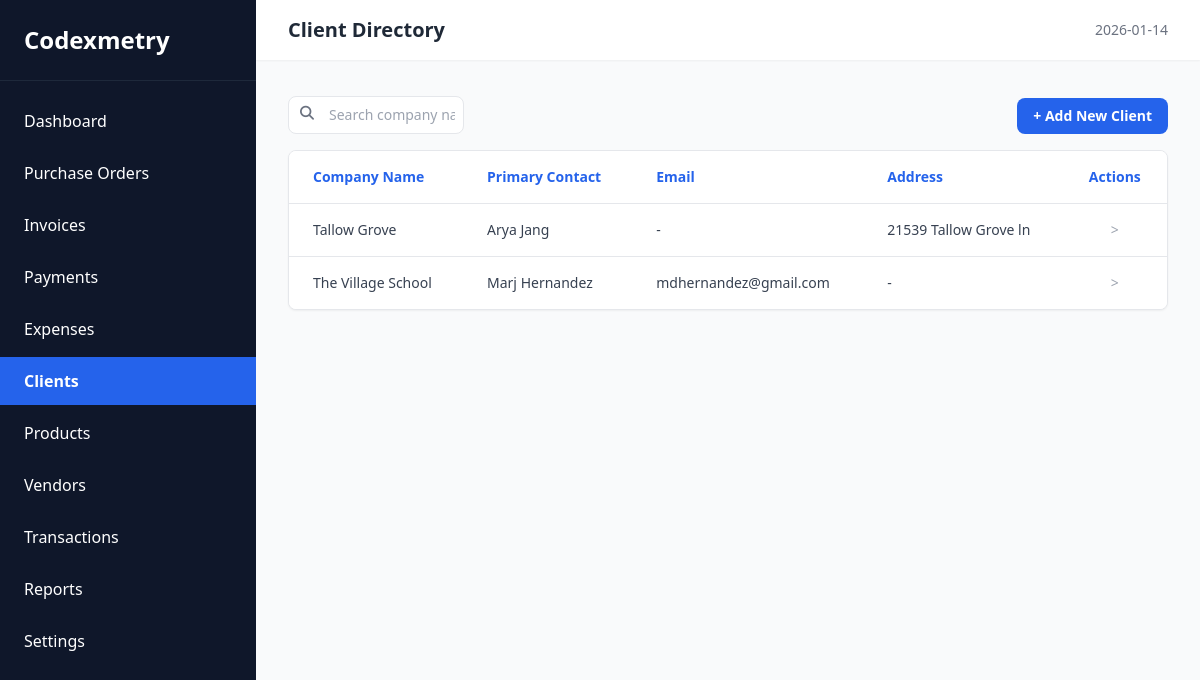
The app's page /clients with its own data.
### tables this page shows
CREATE TABLE client_contacts (
    id INTEGER PRIMARY KEY AUTOINCREMENT,
    client_id INTEGER,
    first_name TEXT,
    last_name TEXT,
    email TEXT,
    FOREIGN KEY (client_id) REFERENCES clients(id) ON DELETE CASCADE
);

CREATE TABLE clients (
    id INTEGER PRIMARY KEY AUTOINCREMENT,
    company_name TEXT NOT NULL,
    address TEXT,
    is_active INTEGER DEFAULT 1
);

### app.py (the view)
@app.route('/clients')
def clients():
    search_query = request.args.get('search', '')
    if search_query:
        client_data = read_db(table_name='clients', where_clause="company_name LIKE ?", args=(f"%{search_query}%",))
    else:
        client_data = get_clients_with_contacts()
    context = {
        "clients": client_data,
        "search_query": search_query
    }
    if request.headers.get('HX-Request'):
        return render_template('partials/client_table.html', **context)
    return render_template('clients.html', clients=client_data)

### app.py (called while the page is built)
@app.teardown_appcontext
def close_connection(exception):
    db = getattr(g, '_database', None)
    if db is not None:
        db.close()

@app.context_processor
def inject_metadata():
    metadata_raw = read_db(table_name='settings_metadata', active_only=False, id=1, one=True)
    metadata = dict(metadata_raw) if metadata_raw else None
    if metadata:
        tz = metadata.get('timezone', 'America/Chicago')
    else:
        tz = 'America/Chicago'
    now = datetime.now(ZoneInfo(tz))
    return dict(metadata=metadata, now=now)

### database.py (called while the page is built)
def get_db():
    db = getattr(g, '_database', None)
    if db is None:
        db_path = current_app.config['DATABASE']
        db_dir = os.path.dirname(db_path)
        if not os.path.exists(db_dir):
            os.makedirs(db_dir, exist_ok=True)
        db = g._database = sqlite3.connect(db_path)
        db.row_factory = sqlite3.Row
        db.execute('PRAGMA foreign_keys = ON;')
    return db

def read_db(table_name, active_only=True, id=None, where_clause=None, args=(), one=False):
    db = get_db()
    query = f"SELECT * FROM {table_name}"
    conditions = []
    params = list(args)
    if active_only:
        conditions.append("is_active = 1")
    if id:
        conditions.append("id = ?")
        params.append(id)
        one = True
    if where_clause:
        conditions.append(where_clause)
    if conditions:
        query += " WHERE " + " AND ".join(conditions)
    cur = db.execute(query, params)
    rv = cur.fetchall()
    return (rv[0] if rv else None) if one else rv

def get_clients_with_contacts():
    db = get_db()
    sql = """
        SELECT
            c.id,
            c.company_name,
            c.address,
            cc.first_name,
            cc.last_name,
            cc.email
        FROM clients c
        LEFT JOIN client_contacts cc ON cc.id = (
            SELECT id FROM client_contacts
            WHERE client_id = c.id
            LIMIT 1
        )
        WHERE c.is_active = 1
        ORDER BY c.company_name ASC
    """
    return db.execute(sql).fetchall()

### templates/clients.html
{% extends 'layout.html' %}
{% block title %}Client Directory{% endblock %}
{% block content %}
<div class="max-w-6xl mx-auto">
    <div class="flex justify-between items-end mb-4">
        <div class="relative w-1/5">
            <span class="absolute inset-y-0 left-0 pl-3 flex items-center text-gray-500">
                <i class="fa-solid fa-magnifying-glass text-sm"></i>
            </span>
            <input type="text"
                   name="search"
                   value="{{ search }}"
                   placeholder="Search company name..."
                   class="mt-1 block text-sm w-full border rounded-lg pl-10 p-2"
                   hx-get="/clients"
                   hx-trigger="keyup changed delay:300ms"
                   hx-target="#client-table-container"
                   hx-push-url="true">
        </div>
        <a href="/clients/add" class="bg-blue-600 text-white px-4 py-2 rounded-lg text-sm font-bold hover:bg-blue-700 transition-colors">
            + Add New Client
        </a>
    </div>
    <div id="client-table-container" class="bg-white rounded-lg shadow-sm border border-gray-200 overflow-hidden">
        {% include 'partials/client_table.html' %}
    </div>
</div>
{% endblock %}

### templates/partials/client_table.html (shortened to what this page needs)
<table class="min-w-full divide-y divide-gray-200">
    <thead class="bg-white">
        <tr>
            <th scope="col" class="px-6 py-4 text-left text-sm font-bold text-blue-600">Company Name</th>
            <th scope="col" class="px-6 py-4 text-left text-sm font-bold text-blue-600">Primary Contact</th>
            <th scope="col" class="px-6 py-4 text-left text-sm font-bold text-blue-600">Email</th>
            <th scope="col" class="px-6 py-4 text-left text-sm font-bold text-blue-600">Address</th>
            <th scope="col" class="px-6 py-4 text-center text-sm font-bold text-blue-600">Actions</th>
        </tr>
    </thead>
    <tbody class="bg-white divide-y divide-gray-200">
        {% for client in clients %}
        <tr class="hover:bg-blue-50/50 transition-colors cursor-pointer" onclick="window.location='/clients/view/{{ client.id }}'">
            <td class="px-6 py-4 whitespace-nowrap">
                <div class="text-sm font-medium text-gray-700">{{ client.company_name }}</div>
            </td>
            <td class="px-6 py-4 whitespace-nowrap text-sm text-gray-700">
                {% if client.first_name %}
                    {{ client.first_name }} {{ client.last_name }}
                {% else %}
                    <span class="text-gray-400 italic">No contact</span>
                {% endif %}
            </td>
            <td class="px-6 py-4 whitespace-nowrap text-sm text-gray-700">
                {{ client.email or '-' }}
            </td>
            <td class="px-6 py-4 whitespace-nowrap text-sm text-gray-700">
                <span class="truncate block max-w-xs">{{ client.address or '-' }}</span>
            </td>
            <td class="px-6 py-4 whitespace-nowrap text-center text-sm font-medium">
                <button class="text-gray-400 hover:text-blue-600 transition-colors">
                >
                </button>
            </td>
        </tr>
        {% endfor %}
    </tbody>
</table>

### records on screen
client_contacts: company_name "Tallow Grove", first_name "Arya", last_name "Jang", email "-", address "21539 Tallow Grove ln"
client_contacts: company_name "The Village School", first_name "Marj", last_name "Hernandez", email "mdhernandez@gmail.com", address "-"

### other values on screen
{{ label }} "Dashboard" "Purchase Orders" "Invoices" "Payments" "Expenses" "Clients" "Products" "Vendors" "Transactions" "Reports" "Settings"
{{ now.strftime('%Y-%m-%d') if now else '' }} "2026-01-14"
